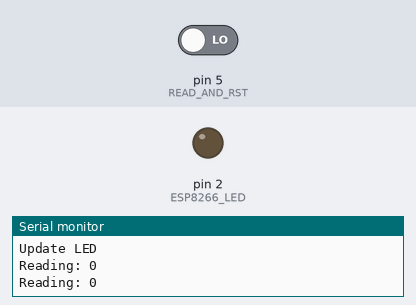
Simulated run of this sketch. Board: Arduino Uno, built with avr-gcc and run on an emulated ATmega328P. Parts: output pins drawn as LEDs (lit = HIGH), the last lines printed to the serial monitor. The test bench sets the inputs (shaded band); at power-on: pin 5 (READ_AND_RST) LOW.

Above: at 3.5 s.
3.6 s: pin 5 (READ_AND_RST) driven HIGH
At 5.3 s:
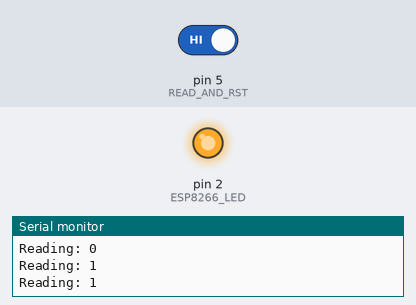
5.8 s: pin 5 (READ_AND_RST) driven LOW
At 6.6 s:
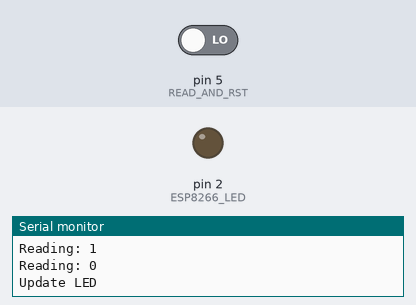
Timing chart, 0 to 8.8 s (numbered marks = the images above; inputs shaded):
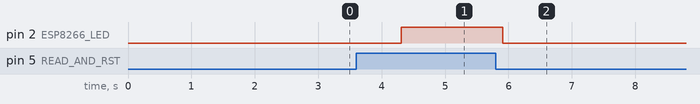

The sketch:

test_input.ino
```cpp
/*

*/


#define ESP8266_LED 2 // THIS IS CORRECT, HIGH == OFF
#define FLASH_BTN_PIN 0  // Correct gpio for flash button
#define READ_AND_RST 5 // This is D1


volatile int isr_state = HIGH;
static int isr_prev = LOW;


void setup()
{
Serial.begin(115200);
delay(5);
Serial.println("Setting up");
attachInterrupt(FLASH_BTN_PIN, btn_isr, FALLING);
pinMode(ESP8266_LED, OUTPUT);
pinMode(READ_AND_RST, INPUT);
}

void loop()
{
int reading;

reading = digitalRead(READ_AND_RST);
Serial.print("Reading: ");
Serial.println(reading);
digitalWrite(ESP8266_LED, reading);

if(isr_state != isr_prev)
    {
    Serial.println("Update LED");
    isr_prev = isr_state;
    reset_circuit();
    }


delay(800);
}


void btn_isr()
{
if( isr_state == HIGH )
    {
    isr_state = LOW;
    }
else
    {
    isr_state = HIGH;
    }
};

void reset_circuit()
{
pinMode(READ_AND_RST, OUTPUT);
delay(100);
digitalWrite(READ_AND_RST, LOW);
delay(1000);
pinMode(READ_AND_RST, INPUT);
}
```

Measured:
- after the input at 3.6 s, pin 2 (ESP8266_LED): LOW → HIGH after 0.71 s
- after the input at 5.8 s, pin 2 (ESP8266_LED): HIGH → LOW after 0.11 s
